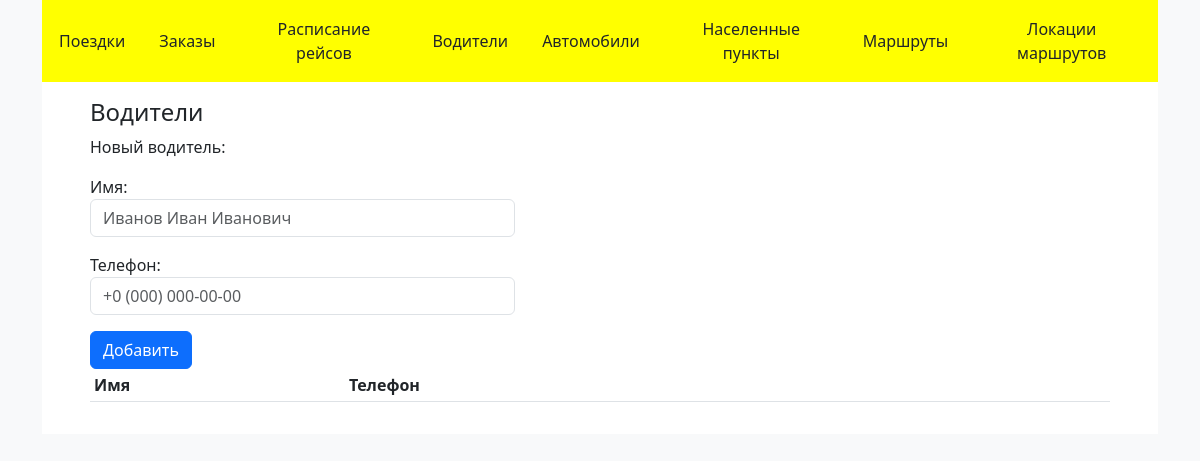
Page /employees/0 on the earlier database version.
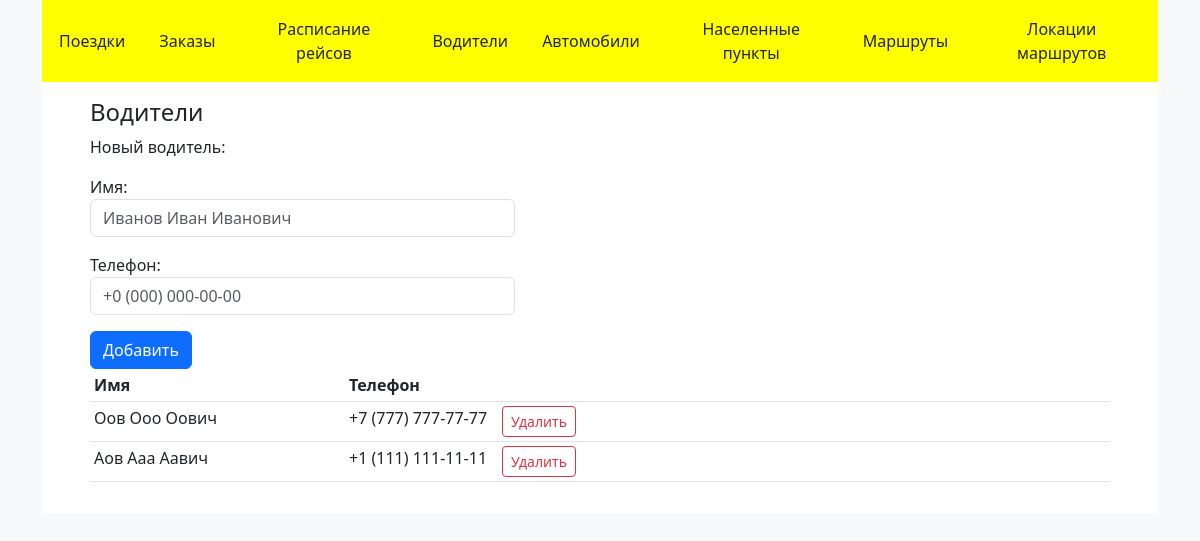
Same page on the later database version.
### main/models.py (models this page shows, shortened)
class Driver(models.Model):
    phone = models.CharField(max_length=20, blank=False, unique=True)
    name = models.CharField(max_length=100, blank=False)
    class Meta:
        verbose_name_plural = 'Водители'

### main/views/employees.py (the view)
# urls.py: path('employees/<int:mes>', views.employees.employees),
def employees(request, mes):
    m = Driver.objects.all().order_by('-name')
    form = DriverForm()
    dic = {
        'form': form,
        'drivers': m,
        'title': 'Водители',
        'info_message': get_info_message(mes),
    }
    return render(request, 'main/employees.html', dic)

### main/forms.py
class DriverForm(forms.Form):
    name = forms.CharField(
        label='Имя',
        max_length=100,
        widget=forms.TextInput(attrs={
            "class": "form-control",
            'placeholder': 'Иванов Иван Иванович',
            'oninvalid': f"setCustomValidity('{req_mes}')",
            'oninput': "setCustomValidity('')",
        }),
    )
    phone = forms.CharField(
        label='Телефон',
        max_length=20,
        widget=forms.TextInput(attrs={
            "class": "form-control",
            'data-mask': '+0 (000) 000-00-00',
            'placeholder': '+0 (000) 000-00-00',
            'oninvalid': f"setCustomValidity('{req_mes}')",
            'oninput': "setCustomValidity('')",
        }),
    )
    required_css_class = rcc
    class Meta:
        model = Driver
        exclude = []

### main/messages.py (called while the page is built)
def get_info_message(code: int) -> str:
    ans = ''
    try:
        ans = info_messages[code]
    except:
        ans = "Неизвестная ошибка"
    finally:
        return ans

### main/templates/main/employees.html (shortened to what this page needs)
{% extends 'main/base.html' %}
{% block content %}
<div>
    <div>Новый водитель:</div>
    <form method="post" action="employee/add" class="col-md-5">
        {{ form }}
            <div class="">
                <input type="submit"  value='Добавить'
                       class="btn btn-primary mt-3 justify-content-end"/>
            </div>
    </form>
    <table class="table table-sm table-hover" width="50%">
        <thead>
        <tr>
            <th class="" width="25%">
                Имя
            </th>
            <th class="" width="15%">
                Телефон
            </th>
            <th class="">
            </th>
        </tr>
        </thead>
        <tbody>
            {% for driver in drivers %}
                <tr>
                    <td>{{ driver.name }}</td>
                    <td>{{ driver.phone }}</td>
                    <td>
                        <form method="post" action="employee/delete/{{driver.id}}" class="">
                            <input type="submit"  value='Удалить'
                                   class="btn btn-sm btn-outline-danger justify-content-end"/>
                        </form>
                    </td>
                </tr>
            {% endfor %}
        </tbody>
    </table>
</div>
{% endblock %}

Differences in the rows shown:
added Driver: name "Оов Ооо Оович", phone "+7 (777) 777-77-77"
added Driver: name "Аов Ааа Аавич", phone "+1 (111) 111-11-11"
